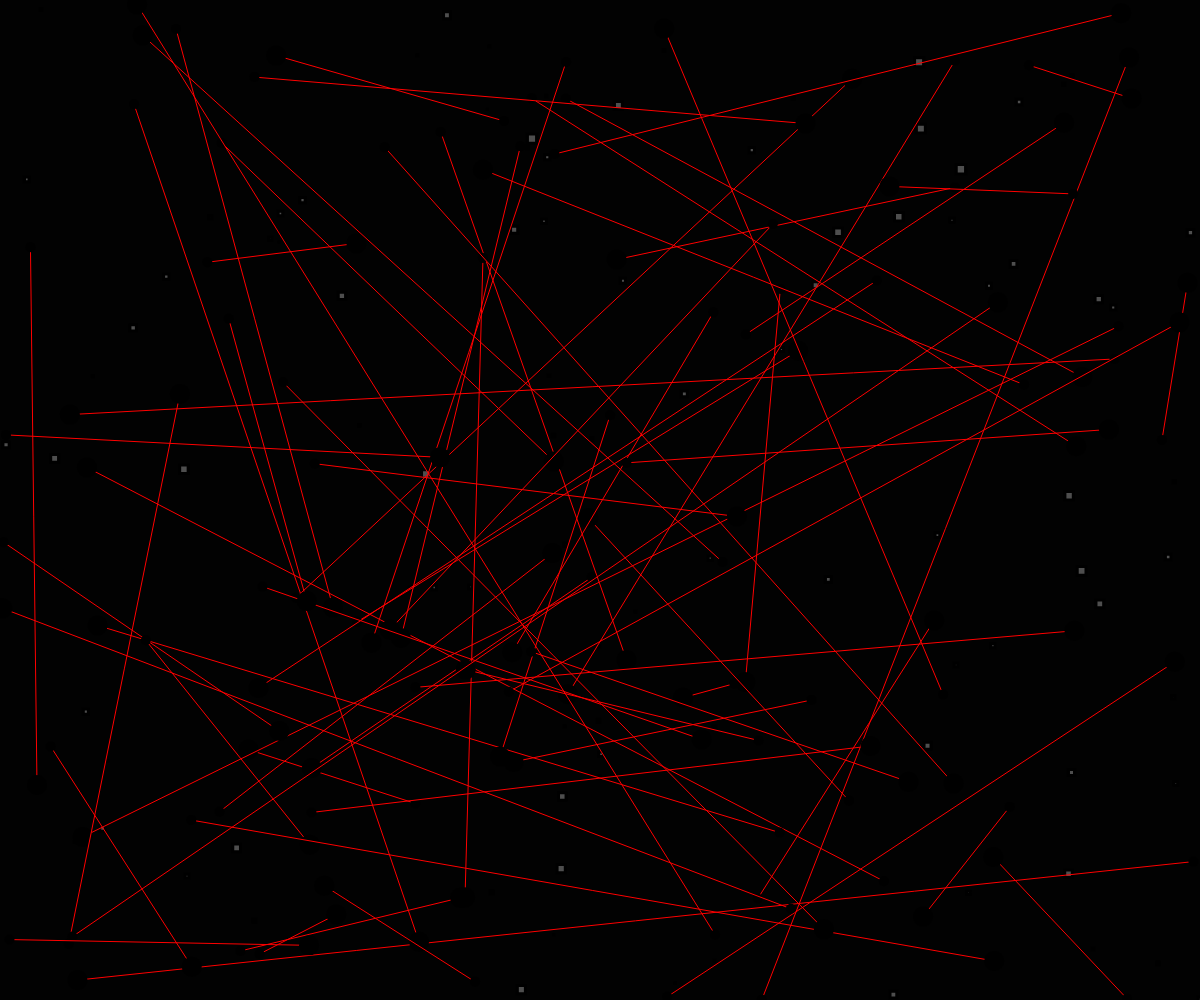
Frame 1 (no input)
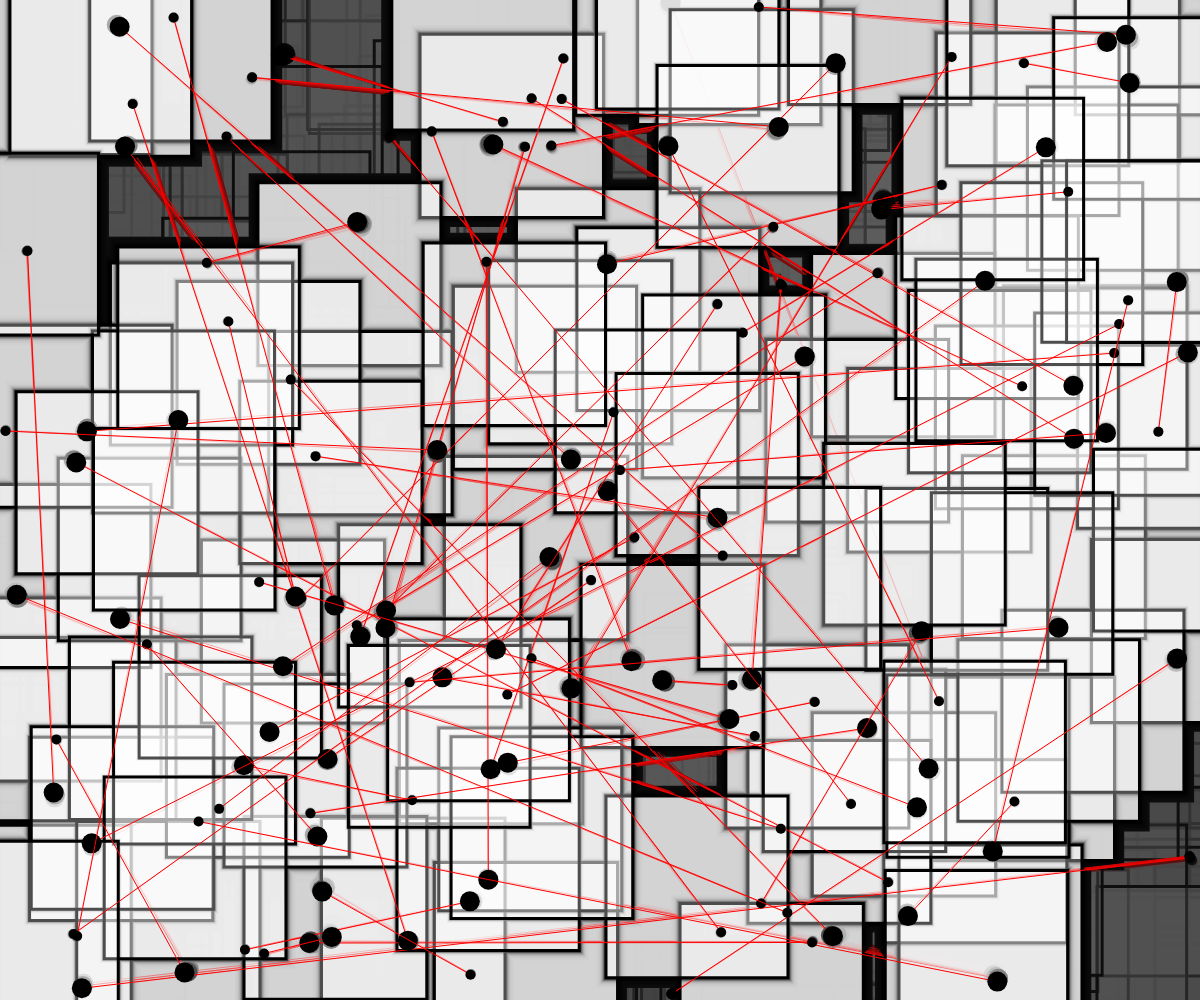
Frame 60 (no input)
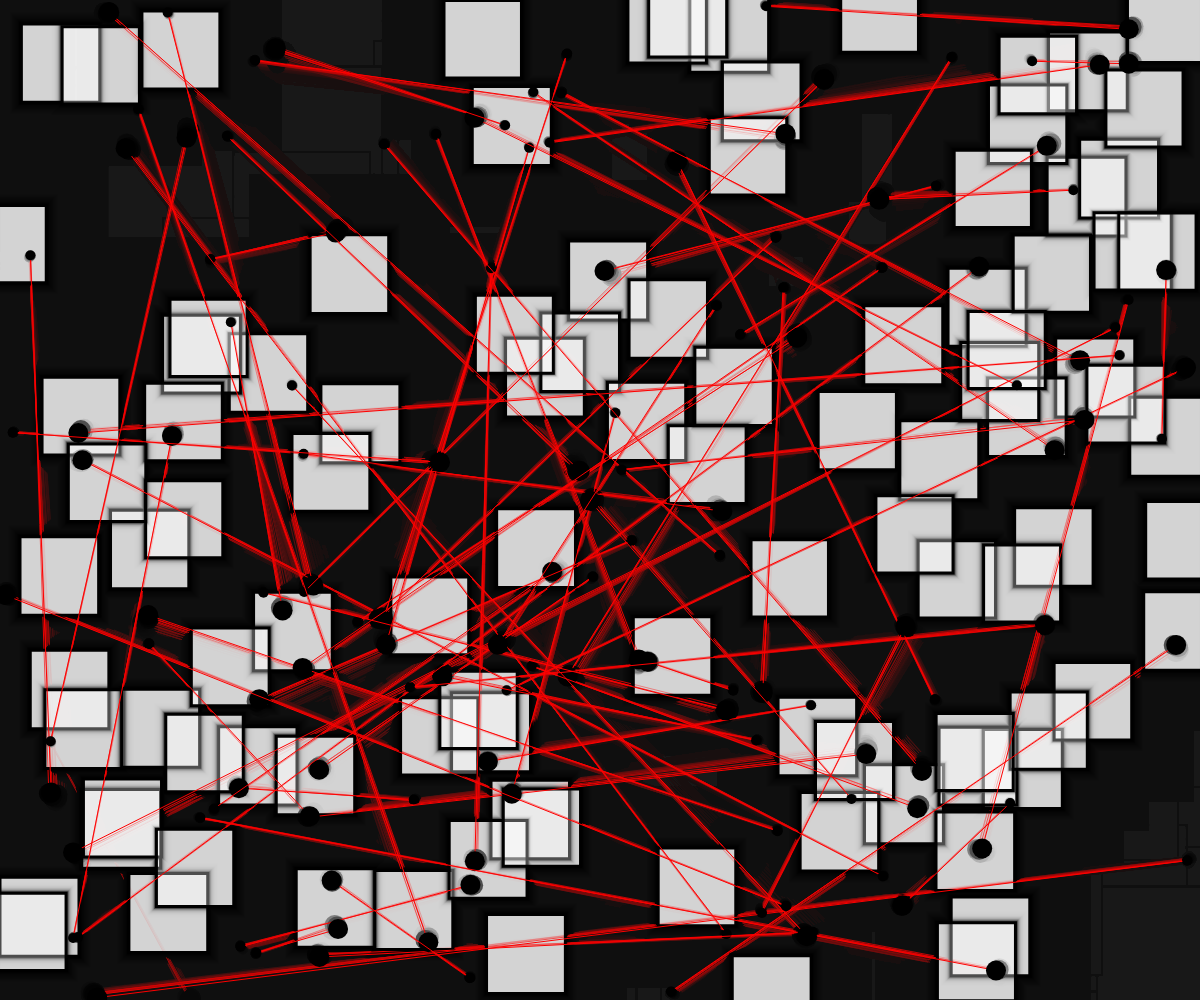
Frame 120 (the mouse pressed at the canvas centre since frame 60)

The p5.js sketch that drew these frames (run headless with seeded random() and noise() and a simulated clock; from frame 60 on, the mouse is pressed at the canvas centre):

// p5.js sketch
// ── sketch.js
//I had some idea to create a web or net, but ended up with angsty threads and nervous pixels

let nodes = [];
let pixels = [];
let rad = 0;
let MAX = 200;
let MIN = 0;
let H1;
let grow = 0.1;

function setup() {
  createCanvas(windowWidth, windowHeight);
  colorMode(HSB, 360, 100, 100, 100);
  background(0);
  rectMode(CENTER);
  frameRate(30);
  H1 = random(50,255);
  //strings
  for (var j = 0; j < 70; j++) {
		nodes[j] = new Node(random(width), random(height), random(width), random(height));
  }
  //pixels
  for (var k = 0; k < 100; k++){
    pixels[k] = new Pixel(random(width), random(height), random(0.2));
  }
}

function draw() {
  background(10, 10);
 
  for (let l = 0; l < pixels.length; l++){
    pixels[l].show();
  }
  
  for (let i = 0; i < nodes.length; i++){
    nodes[i].edges();
    nodes[i].show();
    nodes[i].move();
  }

 
  
}

class Node {
  constructor(x1, y1, x2, y2){
    this.v1 = createVector(x1, y1);
    this.v2 = createVector(x2, y2);
    // this.v3 = createVector(x3, y3);
    this.grow = grow;
  }
  move(){
    this.v1.add(random(-3, 3), random(-3, 3));
    this.v2.add(random(-1,1), random(-1, 1));
  }

  edges(){
    if (this.v1.x < 0 || this.v1.x > width){
      this.v1.x = random(width);
    }
    if (this.v1.y < 0 || this.v1.y > height){
      this.v1.y = random(height);
    }
    if (this.v2.x < 0 || this.v2.x > width){
      this.v2.x = random(width);
    }
    if (this.v2.y < 0 || this.v2.y > height){
      this.v2.y = random(height);
    }
  }
  show(){
    strokeWeight(1)
    // stroke(0, random(100), random(100));
    stroke(0, 100, 100);
    line(this.v1.x, this.v1.y, this.v2.x, this.v2.y);
     fill(0);
    // fill(180, random(100), random(100));
    noStroke();
    circle(this.v1.x, this.v1.y, 20);
    circle(this.v2.x, this.v2.y, 10);
    


  }
}

class Pixel{
  constructor(x, y, grow){
    this.v3 = createVector(x, y);
    this.grow = grow; 
  }

  show(){
    strokeWeight(3);
    stroke(0);
    // noStroke();
    fill(H1, 30);
    square(this.v3.x, this.v3.y, rad);
    rad += this.grow;

    //breathing
    if (rad <= MIN || rad >= MAX){
      this.grow *= -1;
      H1 = random(50,255);
      this.v3.x = random(width);
      this.v3.y = random(height);
    }
  }
}

function windowResized(){
  resizeCanvas(windowWidth, windowHeight);
  background(0);
}

function mousePressed(){
  let fs = fullscreen();
  fullscreen(!fs);
}
